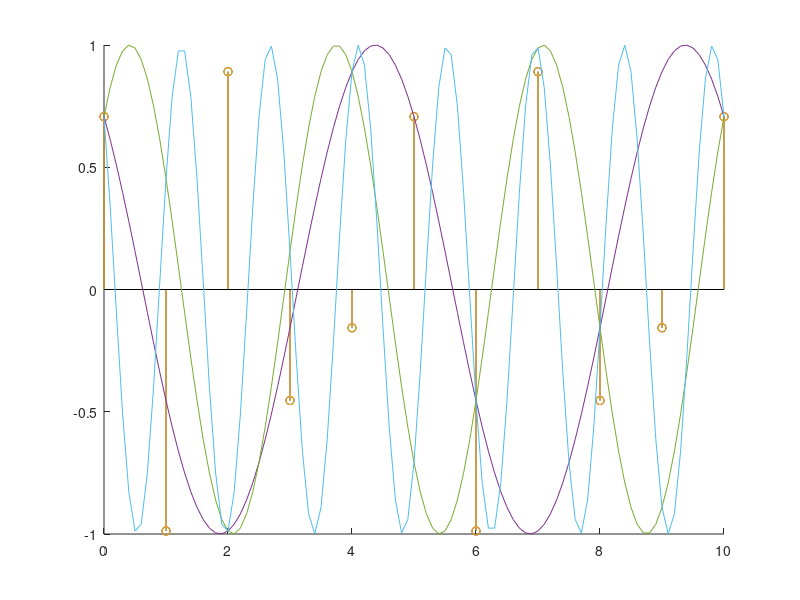

Source code (MATLAB):
%%assigment 9

clear all;
clf;

fs = 0.5;
f = 0.2;
f2 = 0.3;
f3 = 0.7;
phi = pi / 4;

n = 0:10;
x1n = cos(2*pi*(f/fs)*n + phi);
x2n = cos((2*pi*f2/fs)*n - phi);
x3n = cos((2*pi*f3/fs)*n + phi);

t = 0:0.1:10;
x1t = cos(2*pi*f*t + phi);
x2t = cos(2*pi*f2*t - phi);
x3t = cos(2*pi*f3*t + phi);

hold on;
stem(n, x1n);
stem(n, x2n);
stem(n, x3n);
plot(t, x1t);
plot(t, x2t);
plot(t, x3t);
hold off;
